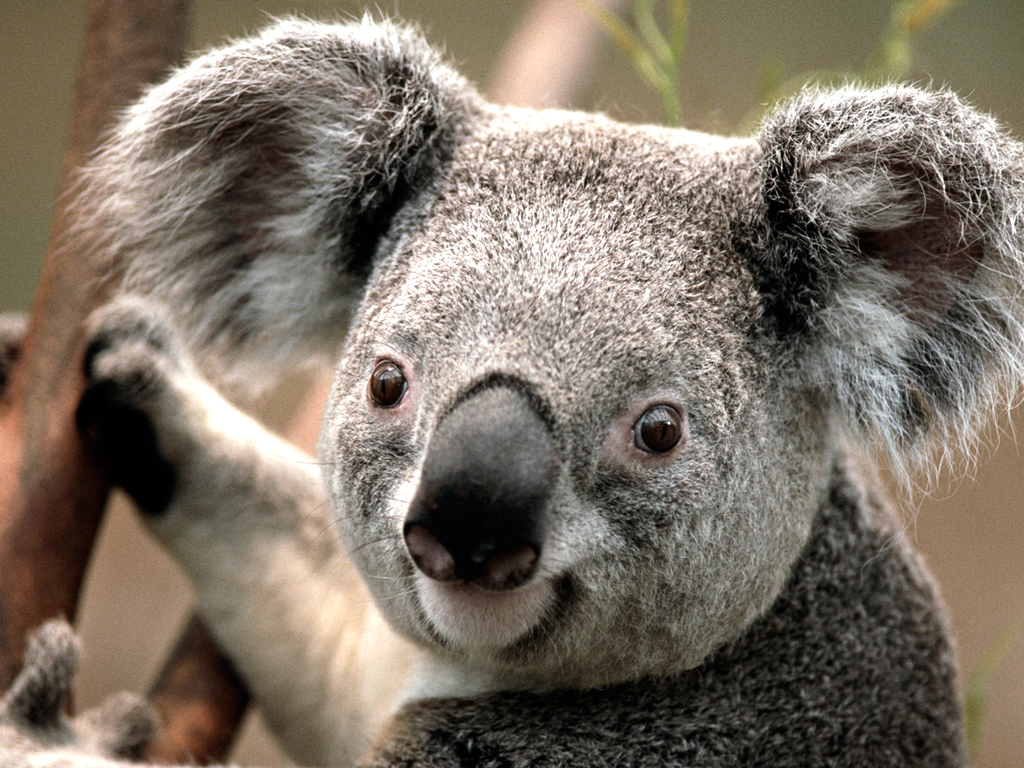
%> input picture Koala.jpg, 1024 x 768 px
$ octave Qustion5.m   (GNU Octave 9; MATLAB toolbox functions it lacks are replaced by stand-ins)
%> lines starting %> are read from the running program, lines starting %| are printed output that depends on the picture
clc;
clear all;
close all;
Or_Image=imread('koala.jpg');
%> Or_Image is the input picture: size 768x1024x3 uint8; mean R, G, B 125.4, 114.7, 102
grayscal_Image=rgb2gray(Or_Image);
grayscal_Image=im2double(grayscal_Image);
%> grayscal_Image: size 768x1024 double
size(grayscal_Image)
%> ans = [768 1024]
Red=Or_Image(:,:,1);
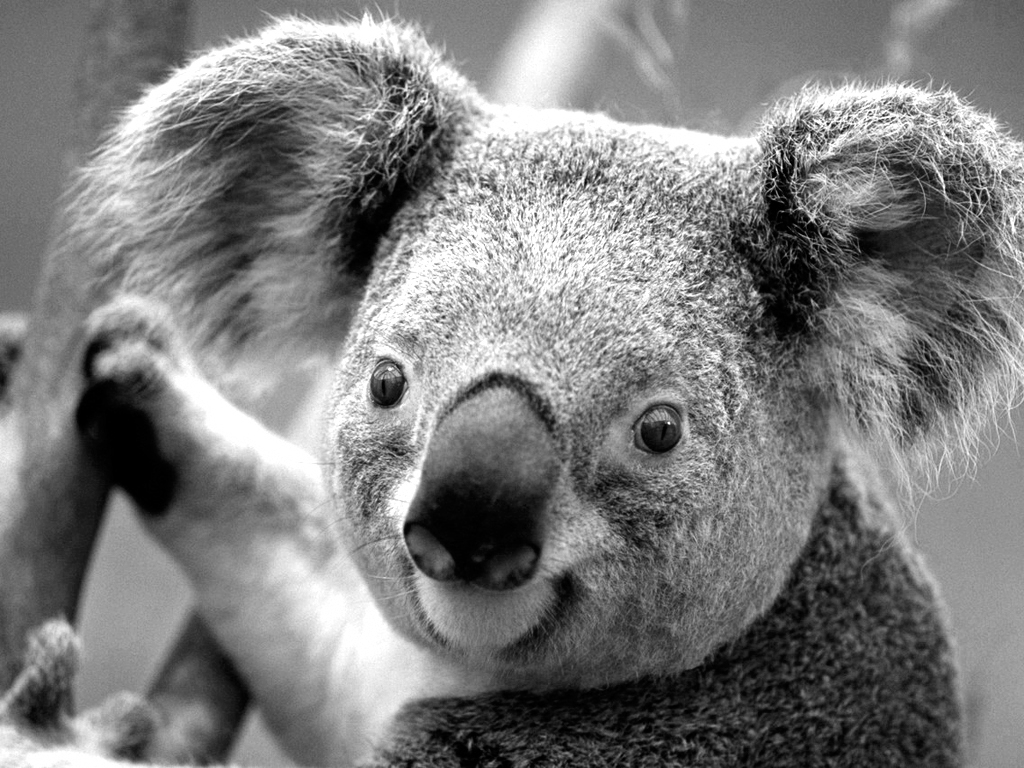
%> Red: size 768x1024 uint8; min 0, max 255, mean 125.4
Green=Or_Image(:,:,1);
Z = zeros(size(grayscal_Image));
figure;
subplot(1,2,1);
imshow(cat(3,Red,Z,Z));
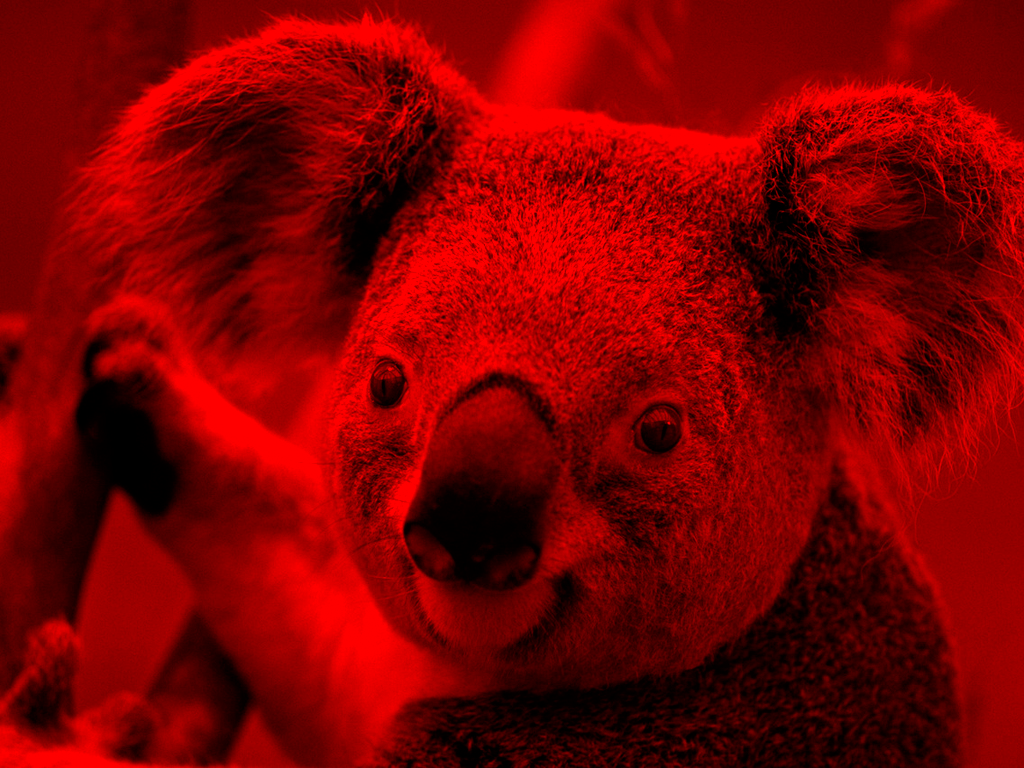
%> displayed picture: size 768x1024x3, on the screen's scale of 0 to 255; mean R, G, B 125.4, 0, 0
title('Red Layer')
subplot(1,2,2);
imshow(cat(3,Z,Green,Z));
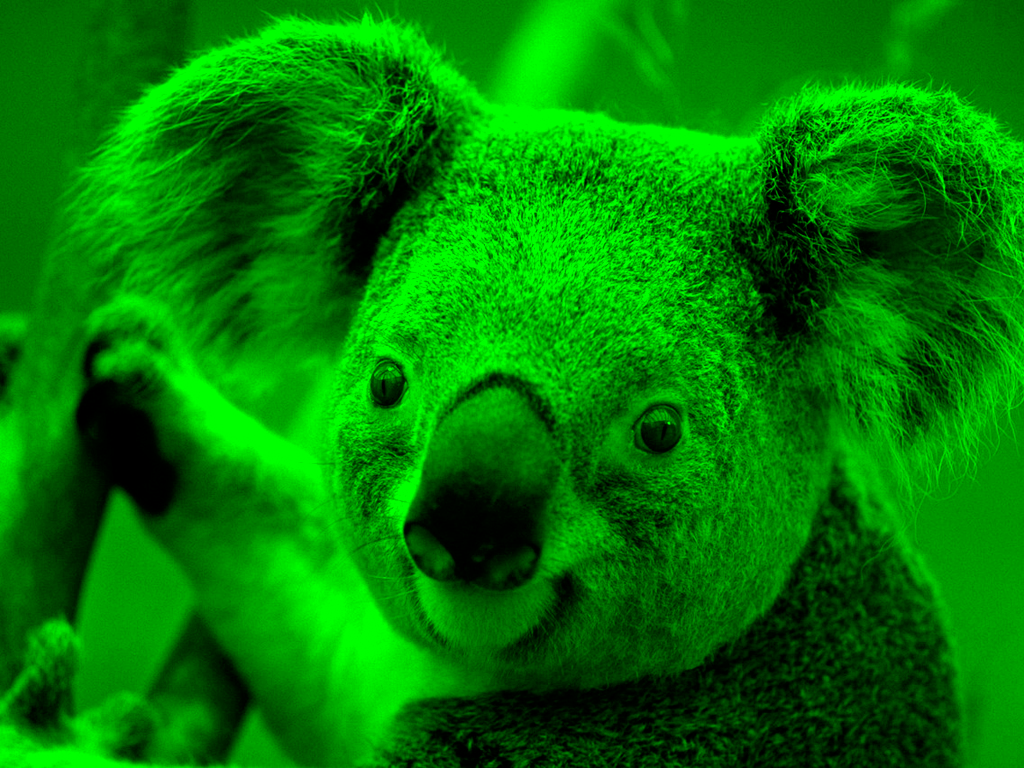
%> displayed picture: size 768x1024x3, on the screen's scale of 0 to 255; mean R, G, B 0, 125.4, 0
title('Green Layer')
%-----------------------------------------------------------------
figure;
filter = fspecial('unsharp');
subplot(1,2,1);
imshow(Or_Image);
title('Original Image');
im_f = imfilter(Or_Image,filter);%The Unsharp filter  sharpens edges of the elements without increasing noise or blemish.
subplot(1,2,2);
imshow(im_f);
title('Unsharp Filter Image');
%------------------------------------------------------------------
figure;
subplot(2,2,1);
imshow(Or_Image);
title('Original Image Gamma = 1 is Default')
subplot(2,2,2);
x_adj_a = imadjust(Or_Image,[],[],1.5);
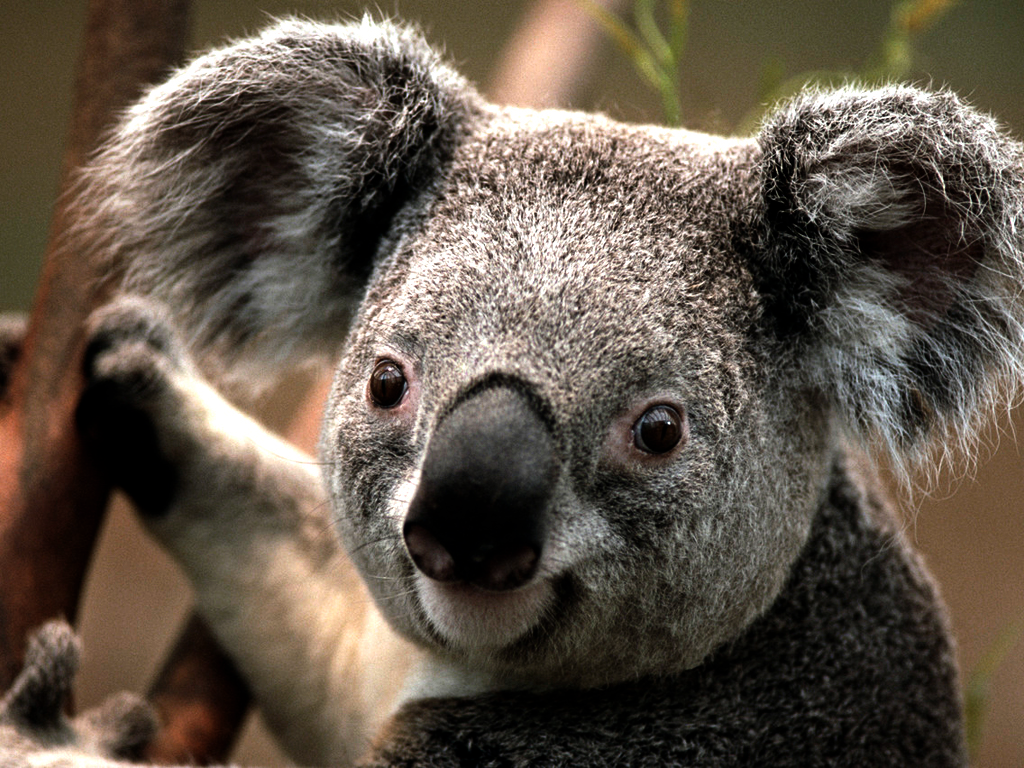
%> x_adj_a: size 768x1024x3 uint8; mean R, G, B 96.7, 85.2, 72.8
imshow(x_adj_a);
title('Gamma Correction = 1.5 -- Little Darker')
subplot(2,2,3);
x_adj_a = imadjust(Or_Image,[],[],0.4);
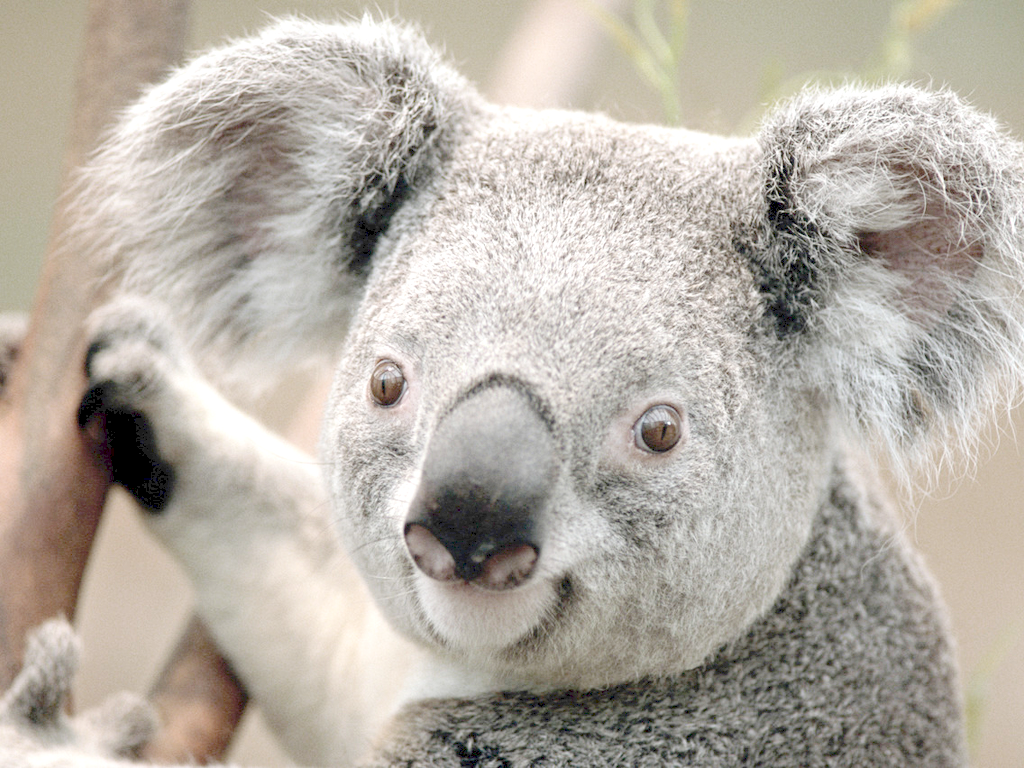
%> x_adj_a: size 768x1024x3 uint8; mean R, G, B 183.5, 176.5, 167.2
imshow(x_adj_a);
title('Gamma Correction = 0.4 -- Little Brighter')
